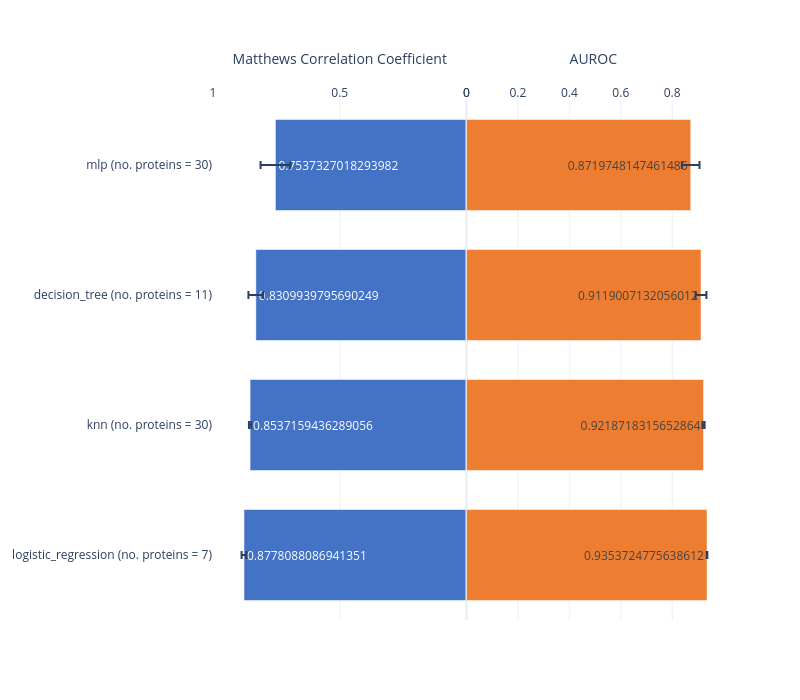

Notebook cell for this chart:
### Markdown cell above
## Butterfly

### Code cell
import pandas as pd
from pathlib import Path
from ml.models.visualization import butterfly_plot

run_dir = Path("../outputs/")  

leaderboard = pd.read_csv("../outputs/leaderboard_final.csv") 
leaderboard['model_n_features']= ['{} (no. proteins = {})'.format(leaderboard.loc[i,'model'],leaderboard.loc[i,'selected_feature_count']) for i in leaderboard.index.tolist()]
butterfly_plot(leaderboard, var1 = 'mean_mcc', var2 = 'mean_roc_auc', var3 = 'selected_feature_count', error1 = 'std_mcc', error2 = 'std_roc_auc',  group = 'model_n_features', savepdf=False)

### Figure 1 — Plotly figure (JSON) as saved in the notebook; plotly's stock layout.template omitted (floating-point values rounded to 4 significant figures)
{"data": [{"error_x": {"array": [0.009458, 0.004572, 0.02928, 0.05869], "type": "data"}, "error_y": {"array": [0.009458, 0.004572, 0.02928, 0.05869], "type": "data"}, "marker": {"color": "#4472c4"}, "orientation": "h", "showlegend": false, "text": [0.8778, 0.8537, 0.831, 0.7537], "textposition": "inside", "type": "bar", "width": 0.7, "x": [0.8778, 0.8537, 0.831, 0.7537], "xaxis": "x", "y": ["logistic_regression (no. proteins = 7)", "knn (no. proteins = 30)", "decision_tree (no. proteins = 11)", "mlp (no. proteins = 30)"], "yaxis": "y"}, {"error_x": {"array": [0.001197, 0.00406, 0.02112, 0.03424], "type": "data"}, "error_y": {"array": [0.001197, 0.00406, 0.02112, 0.03424], "type": "data"}, "marker": {"color": "#ed7d31"}, "orientation": "h", "showlegend": false, "text": [0.9354, 0.9219, 0.9119, 0.872], "textposition": "inside", "type": "bar", "width": 0.7, "x": [0.9354, 0.9219, 0.9119, 0.872], "xaxis": "x2", "y": ["logistic_regression (no. proteins = 7)", "knn (no. proteins = 30)", "decision_tree (no. proteins = 11)", "mlp (no. proteins = 30)"], "yaxis": "y2"}], "layout": {"height": 700, "title": {"x": 0.5}, "width": 800, "xaxis": {"anchor": "y", "domain": [0, 0.5], "range": [1, 0], "side": "top", "title": {"text": "Matthews Correlation Coefficient"}}, "xaxis2": {"anchor": "y2", "domain": [0.5, 1], "side": "top", "title": {"text": "AUROC"}}, "yaxis": {"anchor": "x", "domain": [0, 1]}, "yaxis2": {"anchor": "x2", "domain": [0, 1], "matches": "y", "showticklabels": false}}}
